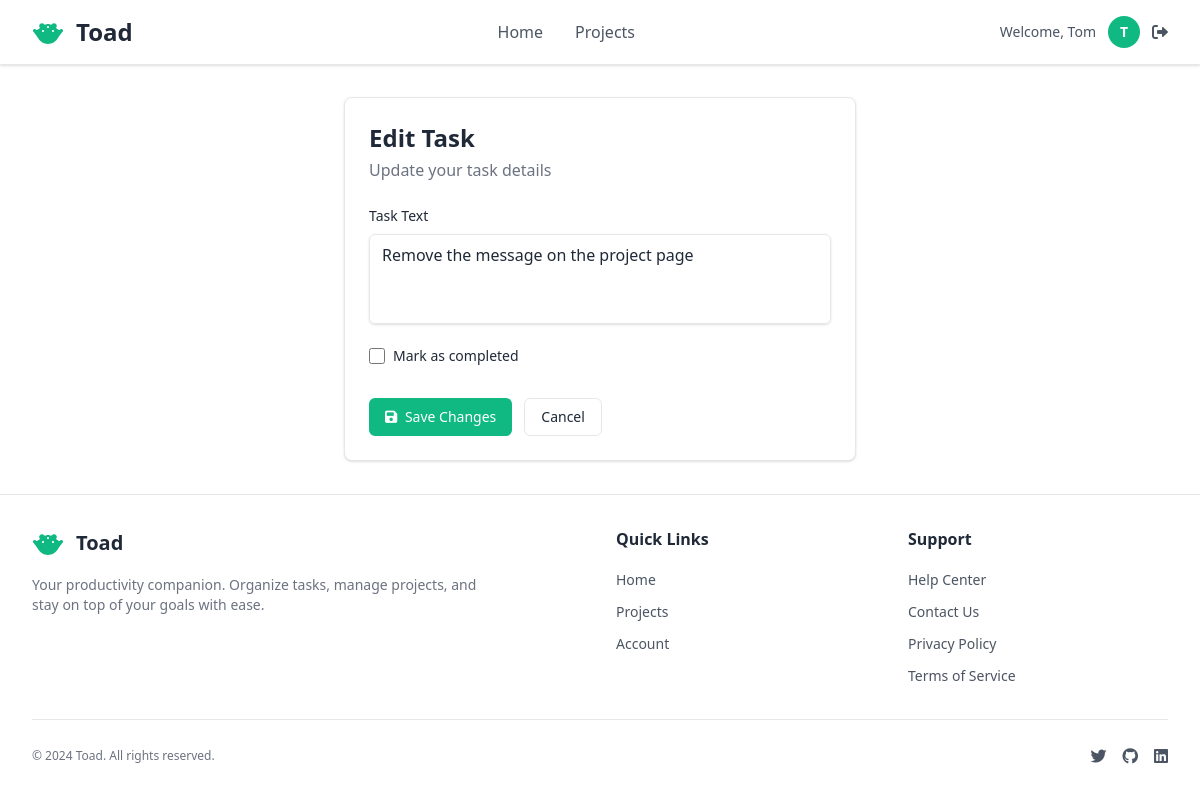
/tasks/7/edit/ (signed in), run on an earlier commit of the app's database.
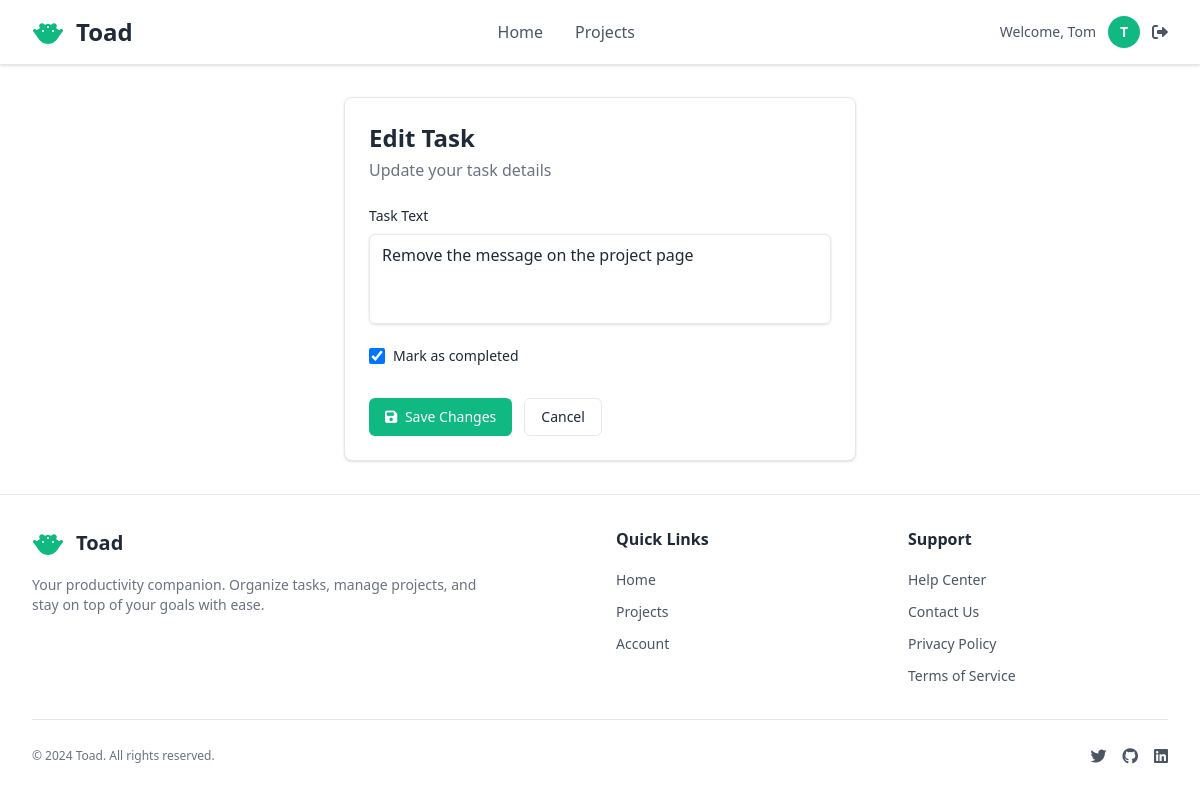
And on a later commit of the database.
### pages/models.py (models this page shows, shortened)
class Task(models.Model):
    project = models.ForeignKey(Project, on_delete=models.CASCADE, related_name='tasks')
    row_header = models.ForeignKey(RowHeader, on_delete=models.CASCADE, related_name='tasks')
    column_header = models.ForeignKey(ColumnHeader, on_delete=models.CASCADE, related_name='tasks')
    text = models.TextField(blank=False, null=False, help_text='Enter the task description')
    completed = models.BooleanField(default=False)
    created_at = models.DateTimeField(auto_now_add=True)
    updated_at = models.DateTimeField(auto_now=True)
    class Meta:
        ordering = ['created_at']

### pages/views.py (the view)
# urls.py: path('tasks/<int:task_pk>/edit/', views.task_edit_view, name='task_edit'),
def task_edit_view(request, task_pk):
    task = get_object_or_404(Task, pk=task_pk, project__user=request.user)
    if request.method == 'POST':
        form = TaskForm(request.POST, instance=task)
        if form.is_valid():
            form.save()
            messages.success(request, 'Task updated successfully!')
            return redirect('pages:project_grid', pk=task.project.pk)
    else:
        form = TaskForm(instance=task)
    return render(request, 'pages/grid/task_form.html', {
        'form': form,
        'task': task,
        'title': 'Edit Task'
    })

### pages/forms.py
class TaskForm(forms.ModelForm):
    class Meta:
        model = Task
        fields = ['text', 'completed']
        widgets = {
            'text': forms.Textarea(attrs={
                'class': 'w-full px-3 py-2 border border-[var(--border-color)] rounded-md shadow-sm placeholder-[var(--text-secondary)] focus:outline-none focus:ring-2 focus:ring-[var(--primary-action-bg)] focus:border-[var(--primary-action-bg)] text-[var(--text-primary)] resize-none',
                'placeholder': 'Enter task description...',
                'rows': 3,
                'required': True,
            }),
            'completed': forms.CheckboxInput(attrs={
                'class': 'h-4 w-4 rounded border-[var(--border-color)] text-[var(--primary-action-bg)] focus:ring-[var(--primary-action-bg)]',
            }),
        }

### accounts/models.py (called while the page is built)
    def get_short_name(self):
        return self.first_name

### pages/templates/pages/grid/task_form.html (shortened to what this page needs)
{% extends "pages/layout.html" %}
{% block content %}
<div class="max-w-lg mx-auto">
    <div class="bg-[var(--container-bg)] rounded-lg shadow-sm border border-[var(--border-color)] p-6">
        <div class="mb-6">
            <h2 class="text-2xl font-bold text-[var(--title-text)]">Edit Task</h2>
            <p class="text-[var(--subtitle-text)] mt-1">Update your task details</p>
        </div>
        <form method="post" class="space-y-4">
            <div>
                <label for="id_text" class="block text-sm font-medium text-[var(--text-primary)] mb-2">
                    Task Text
                </label>
                {{ form.text }}
            </div>
            {% if form.completed %}
            <div class="flex items-center">
                {{ form.completed }}
                <label for="id_completed" class="ml-2 text-sm text-[var(--text-primary)]">
                    Mark as completed
                </label>
            </div>
            {% endif %}
            <div class="flex space-x-3 pt-4">
                <button type="submit"
                        class="bg-[var(--primary-action-bg)] hover:bg-[var(--primary-action-hover-bg)] text-[var(--primary-action-text)] px-4 py-2 rounded-md text-sm font-medium transition-colors">
                    <i class="fas fa-save mr-1"></i>
                    Save Changes
                </button>
                <a href="{% url 'pages:project_grid' pk=task.project.pk %}"
                   class="bg-[var(--container-bg)] hover:bg-[var(--grid-header-bg)] text-[var(--text-primary)] border border-[var(--border-color)] px-4 py-2 rounded-md text-sm font-medium transition-colors">
                    Cancel
                </a>
            </div>
        </form>
    </div>
</div>
{% endblock %}

What changed in the data, as far as the page shows it:
changed Task "Remove the message on the project page": completed "☐" → "☑"
